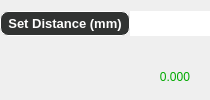
                                                <widget class="QWidget" name="page_12">
                                                 <layout class="QHBoxLayout" name="horizontalLayout_62">
                                                  <property name="spacing">
                                                   <number>0</number>
                                                  </property>
                                                  <property name="leftMargin">
                                                   <number>0</number>
                                                  </property>
                                                  <property name="topMargin">
                                                   <number>0</number>
                                                  </property>
                                                  <property name="rightMargin">
                                                   <number>0</number>
                                                  </property>
                                                  <property name="bottomMargin">
                                                   <number>0</number>
                                                  </property>
                                                  <item>
                                                   <widget class="QFrame" name="frame_137">
                                                    <property name="frameShape">
                                                     <enum>QFrame::NoFrame</enum>
                                                    </property>
                                                    <property name="frameShadow">
                                                     <enum>QFrame::Raised</enum>
                                                    </property>
                                                    <layout class="QVBoxLayout" name="verticalLayout_37">
                                                     <property name="leftMargin">
                                                      <number>0</number>
                                                     </property>
                                                     <property name="topMargin">
                                                      <number>0</number>
                                                     </property>
                                                     <property name="rightMargin">
                                                      <number>0</number>
                                                     </property>
                                                     <property name="bottomMargin">
                                                      <number>0</number>
                                                     </property>
                                                     <item>
                                                      <widget class="QFrame" name="frame_138">
                                                       <property name="frameShape">
                                                        <enum>QFrame::NoFrame</enum>
                                                       </property>
                                                       <property name="frameShadow">
                                                        <enum>QFrame::Raised</enum>
                                                       </property>
                                                       <layout class="QHBoxLayout" name="horizontalLayout_63">
                                                        <property name="spacing">
                                                         <number>0</number>
                                                        </property>
                                                        <property name="leftMargin">
                                                         <number>0</number>
                                                        </property>
                                                        <property name="topMargin">
                                                         <number>0</number>
                                                        </property>
                                                        <property name="rightMargin">
                                                         <number>0</number>
                                                        </property>
                                                        <property name="bottomMargin">
                                                         <number>0</number>
                                                        </property>
                                                        <item>
                                                         <widget class="QPushButton" name="pushButton_timelapse_zstackSetDistance">
                                                          <property name="minimumSize">
                                                           <size>
                                                            <width>130</width>
                                                            <height>25</height>
                                                           </size>
                                                          </property>
                                                          <property name="maximumSize">
                                                           <size>
                                                            <width>130</width>
                                                            <height>25</height>
                                                           </size>
                                                          </property>
                                                          <property name="font">
                                                           <font>
                                                            <family>Segoe UI</family>
                                                            <pointsize>10</pointsize>
                                                            <weight>75</weight>
                                                            <bold>true</bold>
                                                           </font>
                                                          </property>
                                                          <property name="styleSheet">
                                                           <string notr="true">QPushButton{
background-color: rgb(49, 51, 50);
border-radius:8px;
border-color: rgb(255,255, 255);
border-width : 1.2px;
border-style:inset;
color:rgb(255, 255, 255);

}
QPushButton::hover{
	background-color: rgba(255, 255, 255, 150);
}</string>
                                                          </property>
                                                          <property name="text">
                                                           <string>Set Distance (mm)</string>
                                                          </property>
                                                         </widget>
                                                        </item>
                                                        <item>
                                                         <widget class="QLineEdit" name="lineEdit_timelapse_zstackDistance">
                                                          <property name="minimumSize">
                                                           <size>
                                                            <width>80</width>
                                                            <height>25</height>
                                                           </size>
                                                          </property>
                                                          <property name="maximumSize">
                                                           <size>
                                                            <width>80</width>
                                                            <height>25</height>
                                                           </size>
                                                          </property>
                                                          <property name="layoutDirection">
                                                           <enum>Qt::LeftToRight</enum>
                                                          </property>
                                                          <property name="styleSheet">
                                                           <string notr="true">font: 75 16pt &quot;Segoe UI&quot;;
color: rgb(255, 255, 255);

border-color: rgb(255,255, 255);
border-width : 1px;
border-style:inset;</string>
                                                          </property>
                                                          <property name="text">
                                                           <string>0.000</string>
                                                          </property>
                                                          <property name="alignment">
                                                           <set>Qt::AlignCenter</set>
                                                          </property>
                                                         </widget>
                                                        </item>
                                                       </layout>
                                                      </widget>
                                                     </item>
                                                     <item>
                                                      <widget class="QFrame" name="frame_139">
                                                       <property name="frameShape">
                                                        <enum>QFrame::NoFrame</enum>
                                                       </property>
                                                       <property name="frameShadow">
                                                        <enum>QFrame::Raised</enum>
                                                       </property>
                                                       <layout class="QHBoxLayout" name="horizontalLayout_65">
                                                        <property name="spacing">
                                                         <number>0</number>
                                                        </property>
                                                        <property name="leftMargin">
                                                         <number>0</number>
                                                        </property>
                                                        <property name="topMargin">
                                                         <number>0</number>
                                                        </property>
                                                        <property name="rightMargin">
                                                         <number>0</number>
                                                        </property>
                                                        <property name="bottomMargin">
                                                         <number>0</number>
                                                        </property>
                                                        <item>
                                                         <widget class="QFrame" name="frame_141">
                                                          <property name="minimumSize">
                                                           <size>
                                                            <width>140</width>
                                                            <height>0</height>
                                                           </size>
                                                          </property>
                                                          <property name="maximumSize">
                                                           <size>
                                                            <width>16777215</width>
                                                            <height>140</height>
                                                           </size>
                                                          </property>
                                                          <property name="frameShape">
                                                           <enum>QFrame::NoFrame</enum>
                                                          </property>
                                                          <property name="frameShadow">
                                                           <enum>QFrame::Raised</enum>
                                                          </property>
                                                         </widget>
                                                        </item>
                                                        <item>
                                                         <widget class="QFrame" name="frame_142">
                                                          <property name="frameShape">
                                                           <enum>QFrame::NoFrame</enum>
                                                          </property>
                                                          <property name="frameShadow">
                                                           <enum>QFrame::Raised</enum>
                                                          </property>
                                                          <layout class="QVBoxLayout" name="verticalLayout_45">
                                                           <property name="spacing">
                                                            <number>0</number>
                                                           </property>
                                                           <property name="leftMargin">
                                                            <number>0</number>
                                                           </property>
                                                           <property name="topMargin">
                                                            <number>0</number>
                                                           </property>
                                                           <property name="rightMargin">
                                                            <number>0</number>
                                                           </property>
                                                           <property name="bottomMargin">
                                                            <number>0</number>
                                                           </property>
                                                           <item>
                                                            <widget class="QLabel" name="label_timelapse_zstackDistance">
                                                             <property name="styleSheet">
                                                              <string notr="true">font: 75 16pt &quot;Segoe UI&quot;;
color: rgb(0, 170, 0);</string>
                                                             </property>
                                                             <property name="text">
                                                              <string>0.000</string>
                                                             </property>
                                                             <property name="alignment">
                                                              <set>Qt::AlignCenter</set>
                                                             </property>
                                                            </widget>
                                                           </item>
                                                          </layout>
                                                         </widget>
                                                        </item>
                                                       </layout>
                                                      </widget>
                                                     </item>
                                                    </layout>
                                                   </widget>
                                                  </item>
                                                 </layout>
                                                </widget>
